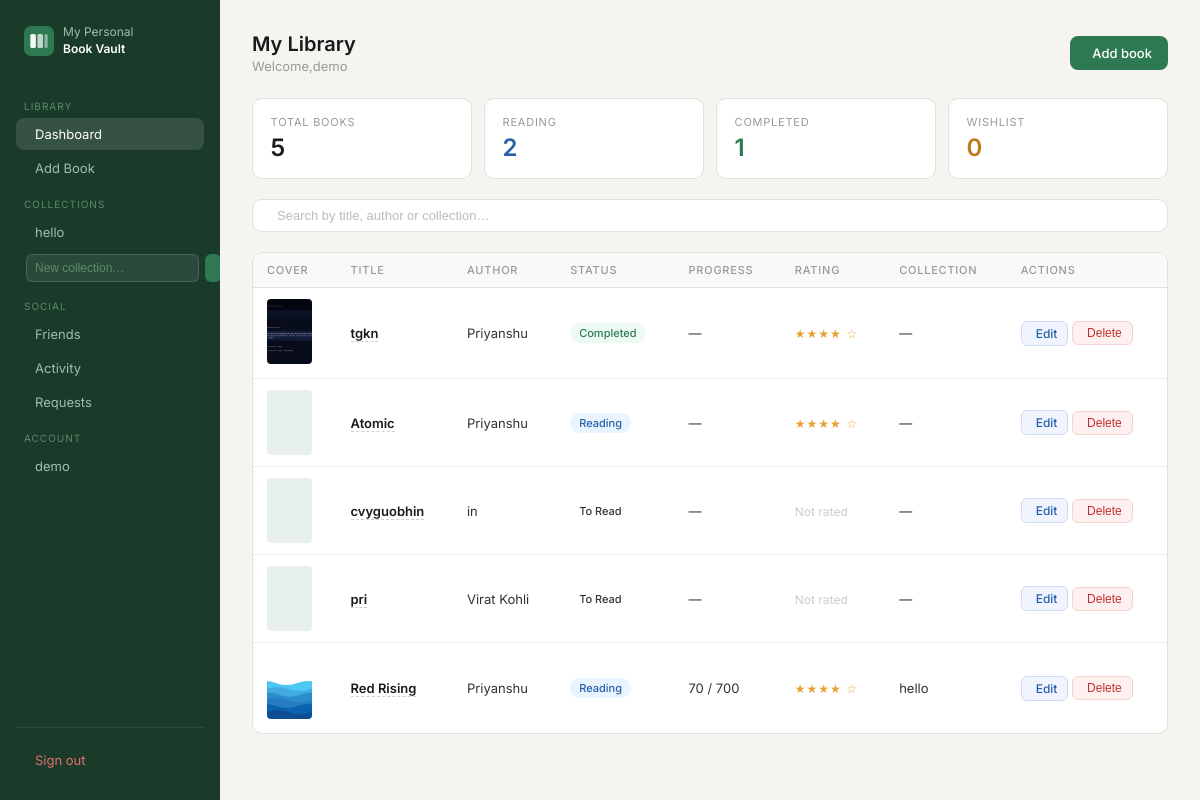
The app's page /book/home (signed in) with its own data.
### app/blueprints/collection/modules.py (models this page shows, shortened)
class Collection(db.Model):
    __tablename__="collection"
    cid=db.Column(db.Integer,primary_key=True)
    pid=db.Column(db.Integer,db.ForeignKey("credential.pid"),nullable=False)
    collection_name=db.Column(db.String(100),nullable=False)
    create_at=db.Column(db.DateTime,default=datetime.utcnow)
    user_books = db.relationship("Userbook", back_populates="collection")
    __table_args__=(db.UniqueConstraint("pid","collection_name",name="unique_collection"),)

### app/blueprints/auth/modules.py (models this page shows, shortened)
class Credential(db.Model,UserMixin):
    __tablename__='credential'
    pid=db.Column(db.Integer,primary_key=True)
    email=db.Column(db.String(255),nullable=False,unique=True)
    username=db.Column(db.String(100),nullable=False,unique=True)
    password=db.Column(db.String(100),nullable=False)
    history = db.relationship("History",  back_populates="user")
    user_books = db.relationship("Userbook", back_populates="user")

### app/blueprints/book/modules.py (models this page shows, shortened)
class Userbook(db.Model):
    __tablename__="userbook"
    uid=db.Column(db.Integer,primary_key=True)
    pid=db.Column(db.Integer,db.ForeignKey("credential.pid"),nullable=False)
    bid=db.Column(db.Integer,db.ForeignKey("book.bid"),nullable=False)
    cid=db.Column(db.Integer,db.ForeignKey("collection.cid"),nullable=True)
    current_page=db.Column(db.Integer,nullable=False)
    status=db.Column(db.String(100),nullable=False)
    note=db.Column(db.Text,nullable=True)
    rating=db.Column(db.Integer,db.CheckConstraint("rating >= 0 AND rating <= 5"),nullable=True)
    start_date=db.Column(db.Date,default=date.today)
    end_date=db.Column(db.Date,nullable=True)
    __table_args__=(db.UniqueConstraint("pid","bid",name="unique_user_book"),)
    user = db.relationship("Credential", back_populates="user_books")
    book = db.relationship("Book",back_populates="user_books")
    collection = db.relationship("Collection", back_populates="user_books")

class Book(db.Model):
    __tablename__="book"
    bid=db.Column(db.Integer,primary_key=True)
    author=db.Column(db.String(100),nullable=False)
    title=db.Column(db.String(100),nullable=False)
    language=db.Column(db.String(100),nullable=False)
    genre=db.Column(db.String(100),nullable=True)
    description=db.Column(db.Text,nullable=True)
    page_count=db.Column(db.Integer,nullable=False)
    published_year=db.Column(db.Integer,nullable=True)
    cover_image = db.Column(db.String(500), nullable=True)
    user_books = db.relationship("Userbook", back_populates="book")

### app/blueprints/book/routes.py (the view)
@book.route('/home',methods=['GET'])
@login_required
def home():
    username=current_user.username
    books=Userbook.query.filter_by(pid=current_user.pid).all()
    if request.method=='GET':
        return render_template("book/home.html",message=f'Welcome,{username}',books=books)

### app/blueprints/book/templates/book/home.html (shortened to what this page needs)
{% extends "book/base.html" %}
{% block content %}
<div class="page-header">
  <div>
    <h1 class="page-title">My Library</h1>
    <p class="page-sub">{{ message }}</p>
  </div>
  <a href="{{ url_for('book.book_add') }}" class="btn-add">
     Add book
  </a>
</div>
<div class="stats">
  <div class="stat-card">
    <p class="stat-label">Total books</p>
    <p class="stat-val">{{ books|length }}</p>
  </div>
  <div class="stat-card">
    <p class="stat-label">Reading</p>
    <p class="stat-val blue">{{ books|selectattr('status','equalto','Reading')|list|length }}</p>
  </div>
  <div class="stat-card">
    <p class="stat-label">Completed</p>
    <p class="stat-val green">{{ books|selectattr('status','equalto','Completed')|list|length }}</p>
  </div>
  <div class="stat-card">
    <p class="stat-label">Wishlist</p>
    <p class="stat-val amber">{{ books|selectattr('status','equalto','Wishlist')|list|length }}</p>
  </div>
</div>
<div class="search-bar">
  <input type="text" id="search-input" placeholder="Search by title, author or collection…">
</div>
{% if books %}
<div class="table-wrap">
  <table>
    <thead>
      <tr>
        <th>Cover</th>
        <th>Title</th>
        <th>Author</th>
        <th>Status</th>
        <th>Progress</th>
        <th>Rating</th>
        <th>Collection</th>
        <th>Actions</th>
      </tr>
    </thead>
    <tbody id="book-table">
      {% for ub in books %}
      <tr>
        <td>
          {% if ub.book.cover_image %}
          <img src="{{ url_for('static', filename=ub.book.cover_image) }}"
             width="45"
             height="65"
             style="object-fit:cover;border-radius:4px;">
          {% else %}
<div style="width:45px;height:65px;background:#e8f0ec;border-radius:4px;display:flex;align-items:center;justify-content:center;">
</div>
{% endif %}
        </td>
<td>
    <span class="book-title-link"
        data-title="{{ ub.book.title }}"
        data-author="{{ ub.book.author }}"
        data-status="{{ ub.status }}"
        data-rating="{{ ub.rating or 0 }}"
        data-progress="{{ ub.current_page or '—' }} / {{ ub.book.page_count or '—' }}"
        data-collection="{{ ub.collection.collection_name if ub.collection else '—' }}"
        data-start="{{ ub.start_date or '—' }}"
        data-end="{{ ub.end_date or '—' }}"
        data-genre="{{ ub.book.genre or '—' }}"
        data-language="{{ ub.book.language or '—' }}"
        data-year="{{ ub.book.published_year or '—' }}"
        data-pages="{{ ub.book.page_count or '—' }}"
        data-notes="{{ ub.note or 'No notes added.' }}"
        data-cover="{{ url_for('static', filename=ub.book.cover_image) if ub.book.cover_image else '' }}">
        {{ ub.book.title }}
    </span>
</td>
        <td>{{ ub.book.author }}</td>
        <td>
          <span class="badge badge-{{ ub.status|lower }}">{{ ub.status }}</span>
        </td>
        <td>
          {% if ub.current_page and ub.book.page_count %}
            {{ ub.current_page }} / {{ ub.book.page_count }}
          {% else %}
            —
          {% endif %}
        </td>
        <td>
          {% if ub.rating %}
            <span class="stars">
              {% for i in range(ub.rating) %}★{% endfor %}
              {% for i in range(5 - ub.rating) %}☆{% endfor %}
            </span>
          {% else %}
            <span class="no-rating">Not rated</span>
          {% endif %}
        </td>
        <td>{{ ub.collection.collection_name if ub.collection else '—' }}</td>
        <td>
          <a href="{{ url_for('book.userbook_update', uid=ub.uid) }}"
             class="action-btn btn-edit">
             Edit
          </a>
          <form action="{{ url_for('book.userbook_delete', uid=ub.uid) }}"
      method="POST"
      style="display:inline;"
      onsubmit="return confirm('Remove this book from your library?');">
    <button type="submit" class="action-btn btn-del">
         Delete
    </button>
</form>
        </td>
      </tr>
      {% endfor %}
    </tbody>
  </table>
</div>
{% endif %}
{% endblock %}

### app/blueprints/book/templates/book/base.html (shortened to what this page needs)
<!DOCTYPE html>
<html lang="en">
<head>
  <link rel="stylesheet" type="text/css" href="/css/style.css">
  <link rel="stylesheet" href="https://cdn.jsdelivr.net/npm/@tabler/icons-webfont@latest/tabler-icons.min.css">
</head>
<body class="app-body">
  <div class="app-layout">
    <aside class="sidebar">
      <div class="sidebar-brand">
        <span class="sidebar-brand-name">My Personal<br><strong>Book Vault</strong></span>
      </div>
      <span class="nav-section">Library</span>
      <a href="{{ url_for('book.home') }}"
         class="nav-item {% if request.endpoint == 'book.home' %}active{% endif %}">
         Dashboard
      </a>
      <a href="{{ url_for('book.book_add') }}"
         class="nav-item {% if request.endpoint == 'book.book_add' %}active{% endif %}">
         Add Book
      </a>
      <span class="nav-section">Collections</span>
{% for col in collections %}
<a href="{{ url_for('collection.collection_detail', cid=col.cid) }}"
   class="nav-item {% if request.endpoint == 'collection.collection_detail' and request.view_args.get('cid')|int == col.cid %}active{% endif %}">
   {{ col.collection_name }}
</a>
{% else %}
<span class="nav-empty">No collections yet</span>
{% endfor %}
<form method="POST" action="{{ url_for('collection.create_collection') }}" style="padding: 4px 10px;">
  <div class="input-wrap" style="display:flex;gap:6px;">
    <input type="text" name="collection_name" placeholder="New collection…"
           class="nav-input" required>
    <button type="submit" class="nav-create-btn">
    </button>
  </div>
</form>
<span class="nav-section">Social</span>
<a href="{{ url_for('friends.friends_list') }}"
   class="nav-item {% if request.endpoint and request.endpoint.startswith('friends.') %}active{% endif %}">
   Friends
</a>
<a href="{{ url_for('friends.activity_feed') }}"
   class="nav-item {% if request.endpoint == 'friends.activity_feed' %}active{% endif %}">
   Activity
</a>
<a href="{{ url_for('friends.requests_page') }}"
   class="nav-item {% if request.endpoint == 'friends.requests_page' %}active{% endif %}">
   Requests
</a>
      <span class="nav-section">Account</span>
<a href="{{ url_for('book.profile') }}"
   class="nav-item {% if request.endpoint == 'book.profile' %}active{% endif %}">
  {{ current_user.username }}
</a>
      <div class="sidebar-footer">
        <a href="{{ url_for('book.logout') }}" class="nav-item nav-item-danger">
           Sign out
        </a>
      </div>
    </aside>
    <main class="main-content">
      {% block content %}{% endblock %}
    </main>
  </div>
</body>
</html>

### records on screen
Collection: collection_name "hello"
Credential: username "demo"
Userbook: cover_image (picture), book "tgkn", book.author "Priyanshu", status "Completed", collection "—"
Userbook: book "Atomic", book.author "Priyanshu", status "Reading", collection "—"
Userbook: book "cvyguobhin", book.author "in", status "To Read", rating "Not rated", collection "—"
Userbook: book "pri", book.author "Virat Kohli", status "To Read", rating "Not rated", collection "—"
Userbook: cover_image (picture), book "Red Rising", book.author "Priyanshu", status "Reading", current_page "70", book.page_count "700", collection "hello"

### other values on screen
{{ message }} "Welcome,demo"
{{ books|length }} "5"
{{ books|selectattr('status','equalto','Reading')|list|length }} "2"
{{ books|selectattr('status','equalto','Completed')|list|length }} "1"
{{ books|selectattr('status','equalto','Wishlist')|list|length }} "0"
